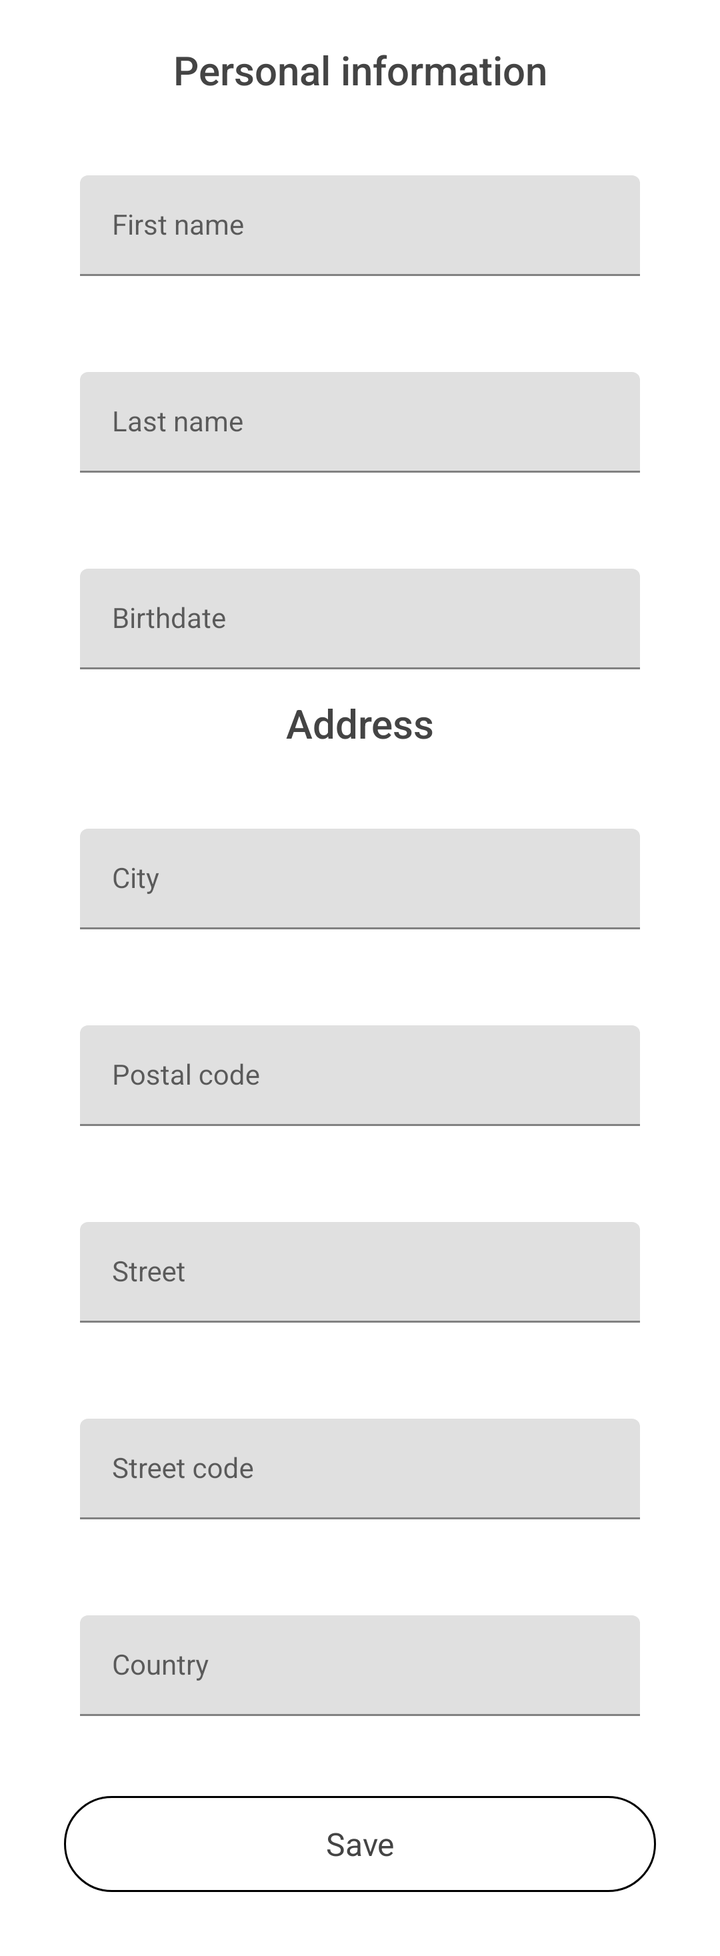
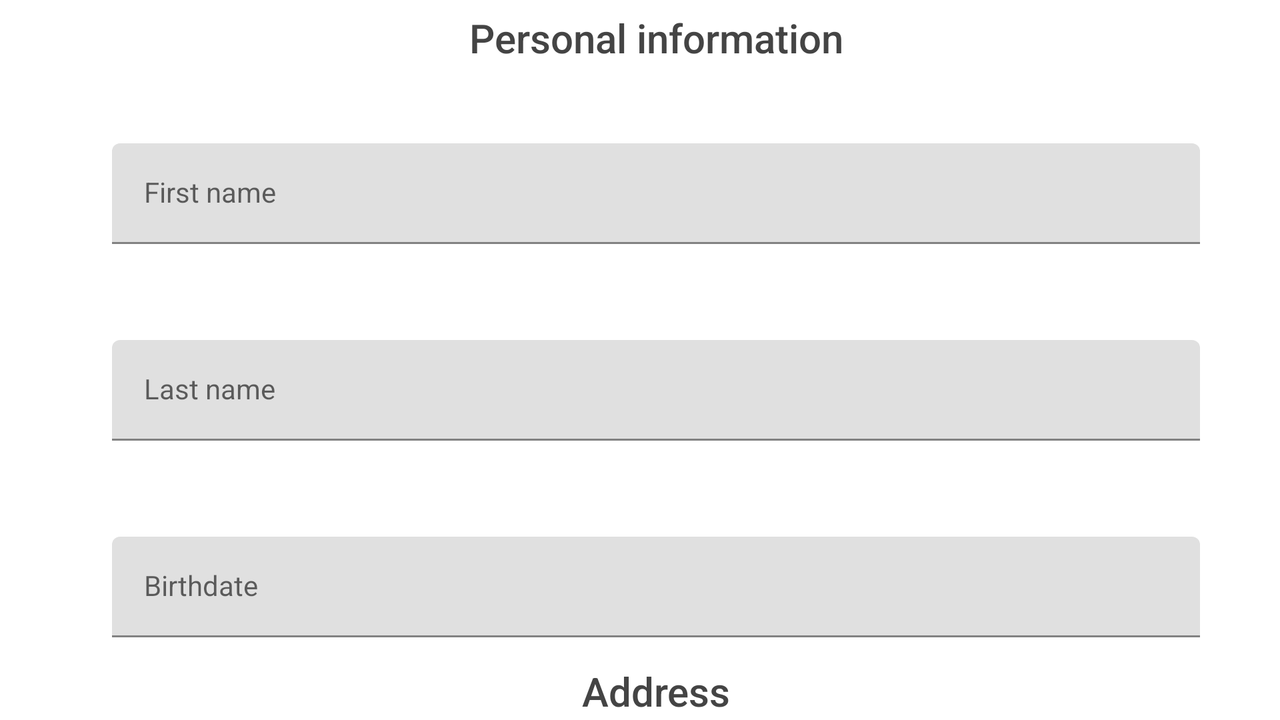

One screen, two layout resources from the same app: the default and the repository's alternative for another configuration. Each is rendered where Android would select it; the XML of both is given below.
<!-- AndroidManifest.xml: application theme Theme.ModuloTechInterview -->
<!-- res/layout/fragment_profile.xml -->
<?xml version="1.0" encoding="utf-8"?>
<androidx.core.widget.NestedScrollView xmlns:android="http://schemas.android.com/apk/res/android"
    xmlns:app="http://schemas.android.com/apk/res-auto"
    xmlns:tools="http://schemas.android.com/tools"
    android:id="@+id/profileLayout"
    android:layout_width="match_parent"
    android:layout_height="match_parent">

    <androidx.constraintlayout.widget.ConstraintLayout
        android:layout_width="match_parent"
        android:layout_height="match_parent">

        <androidx.appcompat.widget.AppCompatImageView
            android:id="@+id/avatarImageView"
            android:layout_width="wrap_content"
            android:layout_height="wrap_content"
            android:layout_margin="@dimen/margin_normal"
            app:layout_constraintEnd_toEndOf="parent"
            app:layout_constraintStart_toStartOf="parent"
            app:layout_constraintTop_toTopOf="parent"
            app:srcCompat="@drawable/ic_avatar" />

        <com.google.android.material.textfield.TextInputLayout
            android:id="@+id/firstNameLayout"
            android:layout_width="0dp"
            android:layout_height="wrap_content"
            android:layout_margin="@dimen/margin_large"
            app:layout_constraintEnd_toEndOf="parent"
            app:layout_constraintStart_toStartOf="parent"
            app:layout_constraintTop_toBottomOf="@id/titleTextView">

            <com.google.android.material.textfield.TextInputEditText
                android:id="@+id/firstNameEditText"
                style="@style/EditText"
                android:layout_width="match_parent"
                android:layout_height="wrap_content"
                android:hint="@string/hint_first_name" />
        </com.google.android.material.textfield.TextInputLayout>

        <com.google.android.material.textfield.TextInputLayout
            android:id="@+id/lastNameLayout"
            android:layout_width="0dp"
            android:layout_height="wrap_content"
            android:layout_margin="@dimen/margin_large"
            app:layout_constraintEnd_toEndOf="parent"
            app:layout_constraintStart_toStartOf="parent"
            app:layout_constraintTop_toBottomOf="@id/firstNameLayout">

            <com.google.android.material.textfield.TextInputEditText
                android:id="@+id/lastNameEditText"
                style="@style/EditText"
                android:layout_width="match_parent"
                android:layout_height="wrap_content"
                android:hint="@string/hint_last_name" />
        </com.google.android.material.textfield.TextInputLayout>

        <com.google.android.material.textfield.TextInputLayout
            android:id="@+id/birthdateLayout"
            android:layout_width="0dp"
            android:layout_height="wrap_content"
            android:layout_margin="@dimen/margin_large"
            app:layout_constraintEnd_toEndOf="parent"
            app:layout_constraintStart_toStartOf="parent"
            app:layout_constraintTop_toBottomOf="@id/lastNameLayout">

            <com.google.android.material.textfield.TextInputEditText
                android:id="@+id/birthdateEditText"
                style="@style/EditText"
                android:layout_width="match_parent"
                android:layout_height="wrap_content"
                android:digits="0123456789/:."
                android:hint="@string/hint_birthdate"
                android:maxEms="10" />
        </com.google.android.material.textfield.TextInputLayout>

        <TextView
            android:id="@+id/titleTextView"
            style="@style/Title"
            android:layout_width="0dp"
            android:layout_height="wrap_content"
            android:layout_margin="@dimen/margin_small"
            android:gravity="center"
            android:text="@string/personal_info_title"
            app:layout_constraintEnd_toEndOf="parent"
            app:layout_constraintStart_toStartOf="parent"
            app:layout_constraintTop_toBottomOf="@id/avatarImageView" />

        <TextView
            android:id="@+id/addressTextView"
            style="@style/Title"
            android:layout_width="0dp"
            android:layout_height="wrap_content"
            android:layout_margin="@dimen/margin_small"
            android:gravity="center"
            android:text="@string/address_title"
            app:layout_constraintEnd_toEndOf="parent"
            app:layout_constraintStart_toStartOf="parent"
            app:layout_constraintTop_toBottomOf="@id/birthdateLayout" />

        <com.google.android.material.textfield.TextInputLayout
            android:id="@+id/cityLayout"
            android:layout_width="0dp"
            android:layout_height="wrap_content"
            android:layout_margin="@dimen/margin_large"
            app:layout_constraintEnd_toEndOf="parent"
            app:layout_constraintStart_toStartOf="parent"
            app:layout_constraintTop_toBottomOf="@id/addressTextView">

            <com.google.android.material.textfield.TextInputEditText
                android:id="@+id/cityEditText"
                style="@style/EditText"
                android:layout_width="match_parent"
                android:layout_height="wrap_content"
                android:hint="@string/hint_city" />
        </com.google.android.material.textfield.TextInputLayout>

        <com.google.android.material.textfield.TextInputLayout
            android:id="@+id/postalCodeLayout"
            android:layout_width="0dp"
            android:layout_height="wrap_content"
            android:layout_margin="@dimen/margin_large"
            app:layout_constraintEnd_toEndOf="parent"
            app:layout_constraintStart_toStartOf="parent"
            app:layout_constraintTop_toBottomOf="@id/cityLayout">

            <com.google.android.material.textfield.TextInputEditText
                android:id="@+id/postalCodeEditText"
                style="@style/EditText"
                android:layout_width="match_parent"
                android:layout_height="wrap_content"
                android:hint="@string/hint_postalCode"
                android:inputType="number" />
        </com.google.android.material.textfield.TextInputLayout>

        <com.google.android.material.textfield.TextInputLayout
            android:id="@+id/streetLayout"
            android:layout_width="0dp"
            android:layout_height="wrap_content"
            android:layout_margin="@dimen/margin_large"
            app:layout_constraintEnd_toEndOf="parent"
            app:layout_constraintStart_toStartOf="parent"
            app:layout_constraintTop_toBottomOf="@id/postalCodeLayout">

            <com.google.android.material.textfield.TextInputEditText
                android:id="@+id/streetEditText"
                style="@style/EditText"
                android:layout_width="match_parent"
                android:layout_height="wrap_content"
                android:hint="@string/hint_street" />
        </com.google.android.material.textfield.TextInputLayout>

        <com.google.android.material.textfield.TextInputLayout
            android:id="@+id/streetCodeLayout"
            android:layout_width="0dp"
            android:layout_height="wrap_content"
            android:layout_margin="@dimen/margin_large"
            app:layout_constraintEnd_toEndOf="parent"
            app:layout_constraintStart_toStartOf="parent"
            app:layout_constraintTop_toBottomOf="@id/streetLayout">

            <com.google.android.material.textfield.TextInputEditText
                android:id="@+id/streetCodeEditText"
                style="@style/EditText"
                android:layout_width="match_parent"
                android:layout_height="wrap_content"
                android:hint="@string/hint_street_code" />
        </com.google.android.material.textfield.TextInputLayout>

        <com.google.android.material.textfield.TextInputLayout
            android:id="@+id/countryLayout"
            android:layout_width="0dp"
            android:layout_height="wrap_content"
            android:layout_margin="@dimen/margin_large"
            app:layout_constraintEnd_toEndOf="parent"
            app:layout_constraintStart_toStartOf="parent"
            app:layout_constraintTop_toBottomOf="@id/streetCodeLayout">

            <com.google.android.material.textfield.TextInputEditText
                android:id="@+id/countryEditText"
                style="@style/EditText"
                android:layout_width="match_parent"
                android:layout_height="wrap_content"
                android:hint="@string/hint_country" />
        </com.google.android.material.textfield.TextInputLayout>

        <androidx.appcompat.widget.AppCompatButton
            android:id="@+id/saveButton"
            style="@style/Button"
            android:layout_width="0dp"
            android:layout_height="wrap_content"
            android:layout_marginStart="@dimen/margin_large"
            android:layout_marginTop="@dimen/margin_large"
            android:layout_marginEnd="@dimen/margin_large"
            android:layout_marginBottom="@dimen/margin_large"
            android:text="@string/save"
            app:layout_constraintBottom_toBottomOf="parent"
            app:layout_constraintEnd_toEndOf="parent"
            app:layout_constraintStart_toStartOf="parent"
            app:layout_constraintTop_toBottomOf="@id/countryLayout" />

        <ProgressBar
            android:id="@+id/progressBar"
            android:layout_width="wrap_content"
            android:layout_height="wrap_content"
            android:visibility="gone"
            app:layout_constraintBottom_toBottomOf="parent"
            app:layout_constraintEnd_toEndOf="parent"
            app:layout_constraintStart_toStartOf="parent"
            app:layout_constraintTop_toTopOf="parent"
            tools:visibility="visible" />
    </androidx.constraintlayout.widget.ConstraintLayout>
</androidx.core.widget.NestedScrollView>
<!-- resources referenced by this layout -->
<resources>
  <dimen name="margin_large">32dp</dimen>
  <dimen name="margin_normal">16dp</dimen>
  <dimen name="margin_small">8dp</dimen>
  <string name="address_title">Address</string>
  <string name="hint_birthdate">Birthdate</string>
  <string name="hint_city">City</string>
  <string name="hint_country">Country</string>
  <string name="hint_first_name">First name</string>
  <string name="hint_last_name">Last name</string>
  <string name="hint_postalCode">Postal code</string>
  <string name="hint_street">Street</string>
  <string name="hint_street_code">Street code</string>
  <string name="personal_info_title">Personal information</string>
  <string name="save">Save</string>
  <style name="Button" parent="Theme.ModuloTechInterview">
          <item name="android:fontFamily">@string/roboto_regular</item>
          <item name="android:textColor">@color/selector_color_button</item>
          <item name="android:textSize">@dimen/text_size_normal</item>
          <item name="android:padding">@dimen/margin_small</item>
          <item name="android:background">@drawable/selector_shape_button</item>
      </style>
  <style name="EditText" parent="Text.FontRegular.Primary">
          <item name="hintTextColor">@color/text_secondary</item>
          <item name="errorTextColor">@color/accent</item>
          <item name="android:textCursorDrawable">@null</item>
          <item name="android:ellipsize">end</item>
          <item name="android:singleLine">true</item>
          <item name="android:maxLines">1</item>
          <item name="android:layout_margin">@dimen/margin_small</item>
      </style>
  <style name="Title" parent="Text.FontMedium.Primary">
          <item name="android:textSize">@dimen/text_size_title</item>
      </style>
  <string name="roboto_regular" translatable="false">sans-serif</string>
  <dimen name="text_size_normal">16dp</dimen>
  <!-- drawable selector_shape_button (drawable) -->
  <?xml version="1.0" encoding="utf-8"?>
  <selector xmlns:android="http://schemas.android.com/apk/res/android">
      <item android:drawable="@drawable/shape_button_enable" android:state_selected="true" />
      <item android:drawable="@drawable/shape_button_disable" android:state_selected="false" />
  </selector>
  <style name="Text.FontRegular.Primary">
          <item name="android:textColor">@color/text_primary</item>
      </style>
  <color name="text_secondary">#B6B6B6</color>
  <color name="accent">#FF9800</color>
  <style name="Text.FontMedium.Primary">
          <item name="android:textColor">@color/text_primary</item>
      </style>
  <dimen name="text_size_title">20dp</dimen>
  <color name="primary">#FFFFFF</color>
  <color name="primaryDark">#DDDDDD</color>
  <color name="text_primary">#444444</color>
  <color name="black">#FF000000</color>
  <!-- drawable shape_button_enable (drawable) -->
  <?xml version="1.0" encoding="utf-8"?>
  <shape xmlns:android="http://schemas.android.com/apk/res/android">
      <corners android:radius="@dimen/button_radius" />
      <solid android:color="@color/accent" />
      <stroke
          android:width="@dimen/stroke_width"
          android:color="@color/black" />
  </shape>
  <!-- drawable shape_button_disable (drawable) -->
  <?xml version="1.0" encoding="utf-8"?>
  <shape xmlns:android="http://schemas.android.com/apk/res/android">
      <corners android:radius="@dimen/button_radius" />
      <stroke
          android:width="@dimen/stroke_width"
          android:color="@color/black" />
  </shape>
  <dimen name="button_radius">40dp</dimen>
  <dimen name="stroke_width">1dp</dimen>
  <!-- some entries are left out for length -->
</resources>
<!-- res/layout-land/fragment_profile.xml (the repository's variant of the layout above) -->
<!-- drawn on the phone turned sideways -->
<?xml version="1.0" encoding="utf-8"?>
<androidx.constraintlayout.widget.ConstraintLayout xmlns:android="http://schemas.android.com/apk/res/android"
    xmlns:app="http://schemas.android.com/apk/res-auto"
    xmlns:tools="http://schemas.android.com/tools"
    android:id="@+id/profileLayout"
    android:layout_width="match_parent"
    android:layout_height="match_parent"
    android:orientation="horizontal">

    <androidx.appcompat.widget.AppCompatImageView
        android:id="@+id/avatarImageView"
        android:layout_width="wrap_content"
        android:layout_height="wrap_content"
        android:layout_gravity="center_vertical"
        android:layout_margin="@dimen/margin_normal"
        app:layout_constraintBottom_toBottomOf="parent"
        app:layout_constraintStart_toStartOf="parent"
        app:layout_constraintTop_toTopOf="parent"
        app:srcCompat="@drawable/ic_avatar" />

    <androidx.appcompat.widget.AppCompatButton
        android:id="@+id/saveButton"
        style="@style/Button"
        android:layout_width="0dp"
        android:layout_height="wrap_content"
        android:layout_marginTop="@dimen/margin_large"
        android:layout_marginBottom="@dimen/margin_large"
        android:text="@string/save"
        app:layout_constraintBottom_toBottomOf="parent"
        app:layout_constraintEnd_toEndOf="@id/avatarImageView"
        app:layout_constraintStart_toStartOf="@id/avatarImageView"
        app:layout_constraintTop_toBottomOf="@id/avatarImageView" />

    <androidx.core.widget.NestedScrollView
        android:layout_width="0dp"
        android:layout_height="0dp"
        app:layout_constraintBottom_toBottomOf="parent"
        app:layout_constraintEnd_toEndOf="parent"
        app:layout_constraintStart_toEndOf="@id/avatarImageView"
        app:layout_constraintTop_toTopOf="parent">

        <androidx.constraintlayout.widget.ConstraintLayout
            android:layout_width="match_parent"
            android:layout_height="match_parent">

            <com.google.android.material.textfield.TextInputLayout
                android:id="@+id/firstNameLayout"
                android:layout_width="0dp"
                android:layout_height="wrap_content"
                android:layout_margin="@dimen/margin_large"
                app:layout_constraintEnd_toEndOf="parent"
                app:layout_constraintStart_toStartOf="parent"
                app:layout_constraintTop_toBottomOf="@id/titleTextView">

                <com.google.android.material.textfield.TextInputEditText
                    android:id="@+id/firstNameEditText"
                    style="@style/EditText"
                    android:layout_width="match_parent"
                    android:layout_height="wrap_content"
                    android:hint="@string/hint_first_name" />
            </com.google.android.material.textfield.TextInputLayout>

            <com.google.android.material.textfield.TextInputLayout
                android:id="@+id/lastNameLayout"
                android:layout_width="0dp"
                android:layout_height="wrap_content"
                android:layout_margin="@dimen/margin_large"
                app:layout_constraintEnd_toEndOf="parent"
                app:layout_constraintStart_toStartOf="parent"
                app:layout_constraintTop_toBottomOf="@id/firstNameLayout">

                <com.google.android.material.textfield.TextInputEditText
                    android:id="@+id/lastNameEditText"
                    style="@style/EditText"
                    android:layout_width="match_parent"
                    android:layout_height="wrap_content"
                    android:hint="@string/hint_last_name" />
            </com.google.android.material.textfield.TextInputLayout>

            <com.google.android.material.textfield.TextInputLayout
                android:id="@+id/birthdateLayout"
                android:layout_width="0dp"
                android:layout_height="wrap_content"
                android:layout_margin="@dimen/margin_large"
                app:layout_constraintEnd_toEndOf="parent"
                app:layout_constraintStart_toStartOf="parent"
                app:layout_constraintTop_toBottomOf="@id/lastNameLayout">

                <com.google.android.material.textfield.TextInputEditText
                    android:id="@+id/birthdateEditText"
                    style="@style/EditText"
                    android:layout_width="match_parent"
                    android:layout_height="wrap_content"
                    android:digits="0123456789/:."
                    android:hint="@string/hint_birthdate"
                    android:maxEms="10" />
            </com.google.android.material.textfield.TextInputLayout>

            <TextView
                android:id="@+id/titleTextView"
                style="@style/Title"
                android:layout_width="0dp"
                android:layout_height="wrap_content"
                android:layout_margin="@dimen/margin_small"
                android:gravity="center"
                android:text="@string/personal_info_title"
                app:layout_constraintEnd_toEndOf="parent"
                app:layout_constraintStart_toStartOf="parent"
                app:layout_constraintTop_toTopOf="parent" />

            <TextView
                android:id="@+id/addressTextView"
                style="@style/Title"
                android:layout_width="0dp"
                android:layout_height="wrap_content"
                android:layout_margin="@dimen/margin_small"
                android:gravity="center"
                android:text="@string/address_title"
                app:layout_constraintEnd_toEndOf="parent"
                app:layout_constraintStart_toStartOf="parent"
                app:layout_constraintTop_toBottomOf="@id/birthdateLayout" />

            <com.google.android.material.textfield.TextInputLayout
                android:id="@+id/cityLayout"
                android:layout_width="0dp"
                android:layout_height="wrap_content"
                android:layout_margin="@dimen/margin_large"
                app:layout_constraintEnd_toEndOf="parent"
                app:layout_constraintStart_toStartOf="parent"
                app:layout_constraintTop_toBottomOf="@id/addressTextView">

                <com.google.android.material.textfield.TextInputEditText
                    android:id="@+id/cityEditText"
                    style="@style/EditText"
                    android:layout_width="match_parent"
                    android:layout_height="wrap_content"
                    android:hint="@string/hint_city" />
            </com.google.android.material.textfield.TextInputLayout>

            <com.google.android.material.textfield.TextInputLayout
                android:id="@+id/postalCodeLayout"
                android:layout_width="0dp"
                android:layout_height="wrap_content"
                android:layout_margin="@dimen/margin_large"
                app:layout_constraintEnd_toEndOf="parent"
                app:layout_constraintStart_toStartOf="parent"
                app:layout_constraintTop_toBottomOf="@id/cityLayout">

                <com.google.android.material.textfield.TextInputEditText
                    android:id="@+id/postalCodeEditText"
                    style="@style/EditText"
                    android:layout_width="match_parent"
                    android:layout_height="wrap_content"
                    android:hint="@string/hint_postalCode"
                    android:inputType="number" />
            </com.google.android.material.textfield.TextInputLayout>

            <com.google.android.material.textfield.TextInputLayout
                android:id="@+id/streetLayout"
                android:layout_width="0dp"
                android:layout_height="wrap_content"
                android:layout_margin="@dimen/margin_large"
                app:layout_constraintEnd_toEndOf="parent"
                app:layout_constraintStart_toStartOf="parent"
                app:layout_constraintTop_toBottomOf="@id/postalCodeLayout">

                <com.google.android.material.textfield.TextInputEditText
                    android:id="@+id/streetEditText"
                    style="@style/EditText"
                    android:layout_width="match_parent"
                    android:layout_height="wrap_content"
                    android:hint="@string/hint_street" />
            </com.google.android.material.textfield.TextInputLayout>

            <com.google.android.material.textfield.TextInputLayout
                android:id="@+id/streetCodeLayout"
                android:layout_width="0dp"
                android:layout_height="wrap_content"
                android:layout_margin="@dimen/margin_large"
                app:layout_constraintEnd_toEndOf="parent"
                app:layout_constraintStart_toStartOf="parent"
                app:layout_constraintTop_toBottomOf="@id/streetLayout">

                <com.google.android.material.textfield.TextInputEditText
                    android:id="@+id/streetCodeEditText"
                    style="@style/EditText"
                    android:layout_width="match_parent"
                    android:layout_height="wrap_content"
                    android:hint="@string/hint_street_code" />
            </com.google.android.material.textfield.TextInputLayout>

            <com.google.android.material.textfield.TextInputLayout
                android:id="@+id/countryLayout"
                android:layout_width="0dp"
                android:layout_height="wrap_content"
                android:layout_margin="@dimen/margin_large"
                app:layout_constraintEnd_toEndOf="parent"
                app:layout_constraintStart_toStartOf="parent"
                app:layout_constraintTop_toBottomOf="@id/streetCodeLayout">

                <com.google.android.material.textfield.TextInputEditText
                    android:id="@+id/countryEditText"
                    style="@style/EditText"
                    android:layout_width="match_parent"
                    android:layout_height="wrap_content"
                    android:hint="@string/hint_country" />
            </com.google.android.material.textfield.TextInputLayout>
        </androidx.constraintlayout.widget.ConstraintLayout>
    </androidx.core.widget.NestedScrollView>

    <ProgressBar
        android:id="@+id/progressBar"
        android:layout_width="wrap_content"
        android:layout_height="wrap_content"
        android:visibility="gone"
        app:layout_constraintBottom_toBottomOf="parent"
        app:layout_constraintEnd_toEndOf="parent"
        app:layout_constraintStart_toStartOf="parent"
        app:layout_constraintTop_toTopOf="parent"
        tools:visibility="visible" />
</androidx.constraintlayout.widget.ConstraintLayout>
